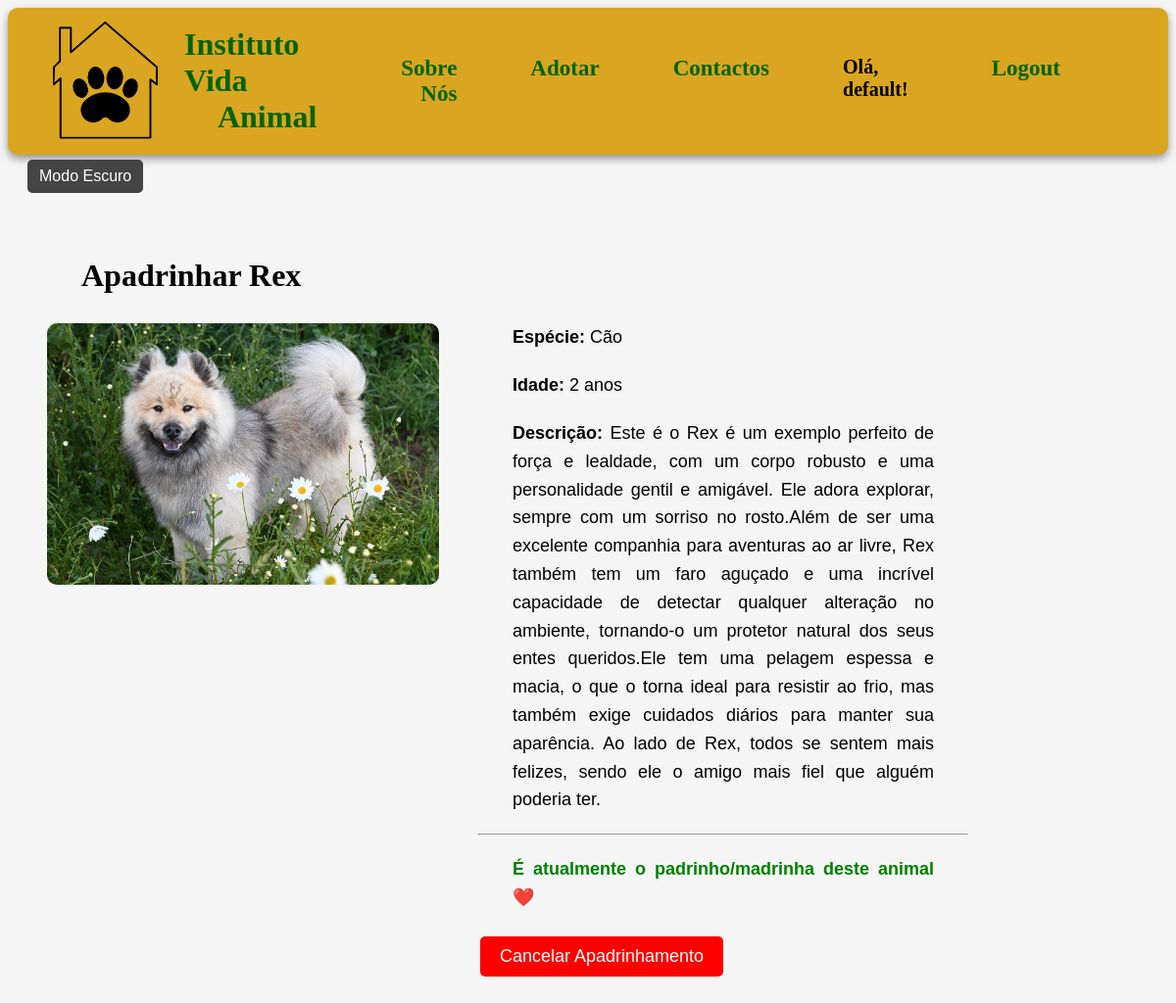
The app's page /apadrinhar/1/ (signed in), older data.
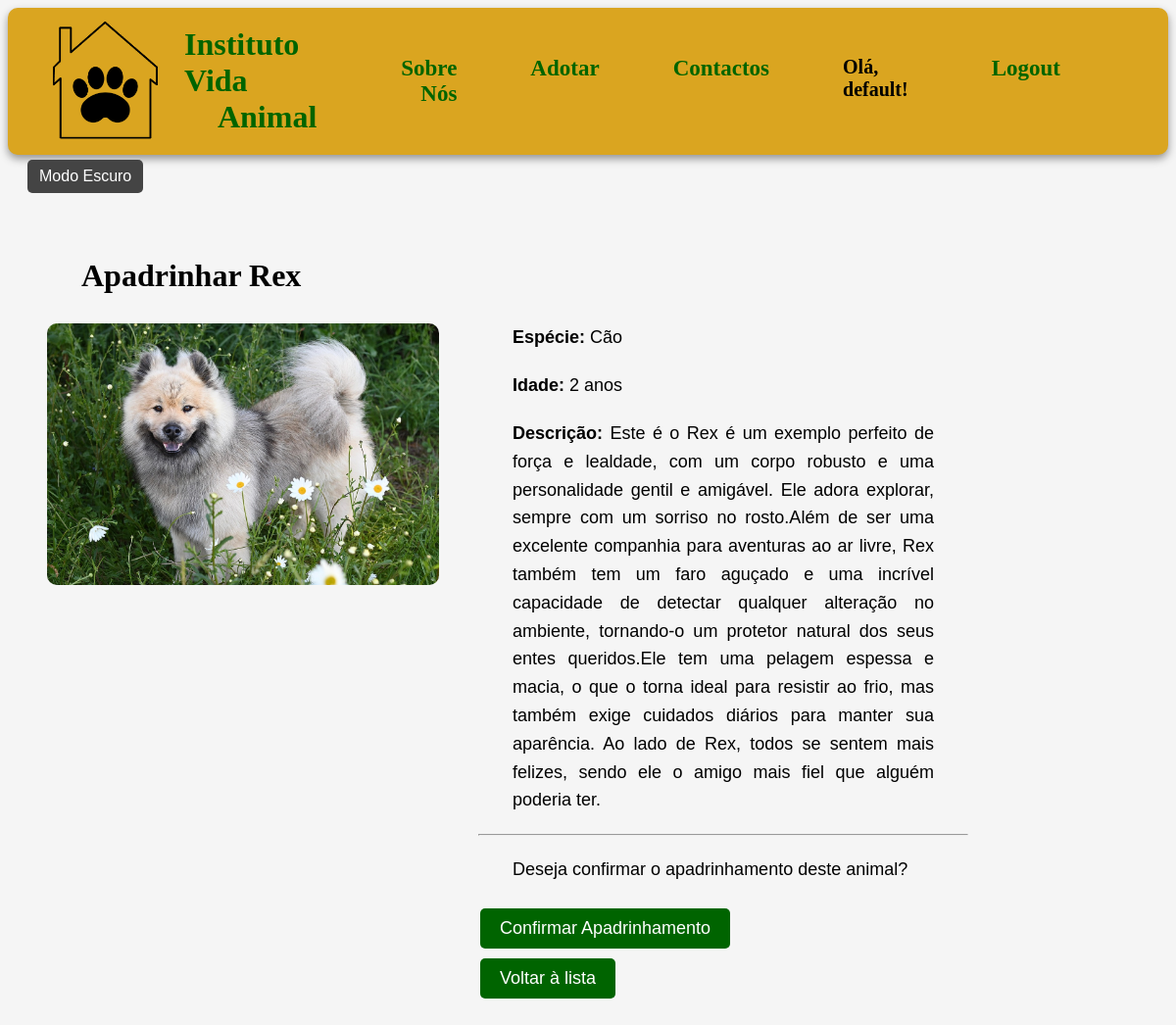
The same page, newer data.
### app_adocao/models.py (models this page shows, shortened)
class Animal(models.Model):
    ESPECIES = (
        ('gato', 'Gato'),
        ('cao', 'Cão'),
    )
    nome = models.CharField(max_length=15)
    idade = models.IntegerField()
    especie = models.CharField(choices=ESPECIES)
    descricao = models.CharField(max_length=500)
    imagem = models.ImageField(upload_to='imgAnimal/')
    padrinho = models.ForeignKey(
            User,
            on_delete=models.SET_NULL,
            null=True,
            blank=True,
            related_name='animais_apadrinhados'
        )

### app_adocao/views.py (the view)
# urls.py: path('apadrinhar/<int:animal_id>/', views.apadrinhar, name='apadrinhar'),
@login_required
def apadrinhar(request, animal_id):
    animal = get_object_or_404(Animal, id=animal_id)
    if animal.padrinho and animal.padrinho != request.user:
        messages.warning(request, f"O {animal.nome} já foi apadrinhado por outro utilizador.")
        return render(request, 'site/apadrinhar.html', {'animal': animal})
    if request.method == "POST" and "cancelar" in request.POST:
        if animal.padrinho == request.user:
            animal.padrinho = None
            animal.save()
            messages.success(request, f"Apadrinhamento de {animal.nome} cancelado.")
        return render(request, 'site/apadrinhar.html', {'animal': animal})
    if request.method == "POST" and not animal.padrinho:
        animal.padrinho = request.user
        animal.save()
        messages.success(request, f"Parabéns! Agora é o padrinho/madrinha de {animal.nome}.")
        return render(request, 'site/apadrinhar.html', {'animal': animal})
    return render(request, 'site/apadrinhar.html', {'animal': animal})

### app_adocao/templates/site/apadrinhar.html (shortened to what this page needs)
<!DOCTYPE html>
<html lang="pt">
    <head>
        {% load static %}
        <link rel="stylesheet" href="{% static 'css/style.css' %}">
    </head>
    <body>
        <header class="cabecalho">
            <div style="gap: 20px; display: flex; align-items: center;">
                <img src="{% static 'imagens/logo.png' %}" alt="Logo do Instituto Vida Animal" class="logo">
                <a class="home" style="font-size: 32px; font-family: cursive; font-weight: bolder;" href="/">Instituto Vida Animal</a>
            </div>
            <nav>
                <a style="font-size: 23px;" href="../../sobreNos">Sobre Nós</a>
                <a style="font-size: 23px;" href="../../adotar">Adotar</a>
                <a style="font-size: 23px;" href="../../contactos">Contactos</a>
                {% if user.is_authenticated %}
                    <span style="font-size: 20px; margin-right: 10px;">Olá, {{ user.username }}!</span>
                    <a style="font-size: 23px;" href="{% url 'logout' %}">Logout</a>
                {% else %}
                    <a style="font-size: 23px;" href="{% url 'sign_in' %}">Login</a>
                {% endif %}
            </nav>
        </header>
        <button id="darkModeToggle">Modo Escuro</button>
        <main style="padding: 40px;">
            <h1>Apadrinhar {{ animal.nome }}</h1>
            <div style="display: flex; gap: 40px; align-items: flex-start; margin-top: 30px;">
                <img src="{{ animal.imagem.url }}" alt="Imagem de {{ animal.nome }}" width="400" style="border-radius: 10px;">
                <div style="max-width: 500px;">
                    <p><strong>Espécie:</strong> {{ animal.get_especie_display }}</p>
                    <p><strong>Idade:</strong> {{ animal.idade }} anos</p>
                    <p><strong>Descrição:</strong> {{ animal.descricao }}</p>
                    <hr style="margin: 20px 0;">
                    {% if not animal.padrinho %}
                        <form method="post">
                            <p>Deseja confirmar o apadrinhamento deste animal?</p>
                            <button type="submit" style="padding: 10px 20px; font-size: 18px; background-color: darkgreen; color: white; border: none; border-radius: 5px; cursor: pointer;">
                                Confirmar Apadrinhamento
                            </button>
                        </form>
                        <a href="{% url 'adotar' %}"><button style="padding: 10px 20px; font-size: 18px; background-color: darkgreen; color: white; border: none; border-radius: 5px; cursor: pointer;">Voltar à lista</button></a>
                    {% elif animal.padrinho == user %}
                        <p style="color: green; font-weight: bold;">É atualmente o padrinho/madrinha deste animal ❤️</p>
                        <form method="post">
                            <button type="submit" name="cancelar" style="padding: 10px 20px; font-size: 18px; background-color: red; color: white; border: none; border-radius: 5px; cursor: pointer;">
                                Cancelar Apadrinhamento
                            </button>
                        </form>
                    {% else %}
                        <p style="color: red; font-weight: bold;">Este animal já foi apadrinhado por outro utilizador.</p>
                    {% endif %}
                </div>
            </div>
        </main>
    </body>
</html>

### app_adocao/static/css/style.css (style rules this page uses)
#darkModeToggle { cursor: pointer; font-size: 16px; padding: 8px 12px; border: none; border-radius: 5px; background-color: #444; color: white; transition: background-color 0.3s; margin-left: 20px; }
button { background-color: darkgreen; color: white; padding: 5px 15px; text-align: center; text-decoration: none; font-size: medium; margin: 5px 2px; border-radius: 8px; }
.cabecalho { display: flex; align-items: center; justify-content: space-between; padding: 0 40px; background-color: #daa520; border-radius: 10px; box-shadow: 0 4px 8px rgba(0, 0, 0, 0.404); height: 150px; gap: 16px; }
p { text-align: justify; margin: 0 35px 20px 35px; font-size: large; line-height: 1.6; margin-right: 35px; }
h1 { margin-left: 35px; font-family: 'Trebuchet MS'; }
body { font-family: Arial; background-color: whitesmoke; }
nav, .home { font-family: cursive; display: flex; gap: 75px; text-align-last: right; font-size: larger; font-weight: bolder; margin-right: 70px; }
.logo { width: 120px; height: auto; }
a:link:not(.sign_up) { color: darkgreen; text-decoration: none; }

Row changes from the older to the newer data that the page shows:
changed Animal "Rex": padrinho_id 6 → empty (drawn)
Text that changed along with them:
text no longer shown: "É atualmente o padrinho/madrinha deste animal ❤️ Cancelar Apadrinhamento"
text now shown: "Deseja confirmar o apadrinhamento deste animal? Confirmar Apadrinhamento Voltar à lista"
